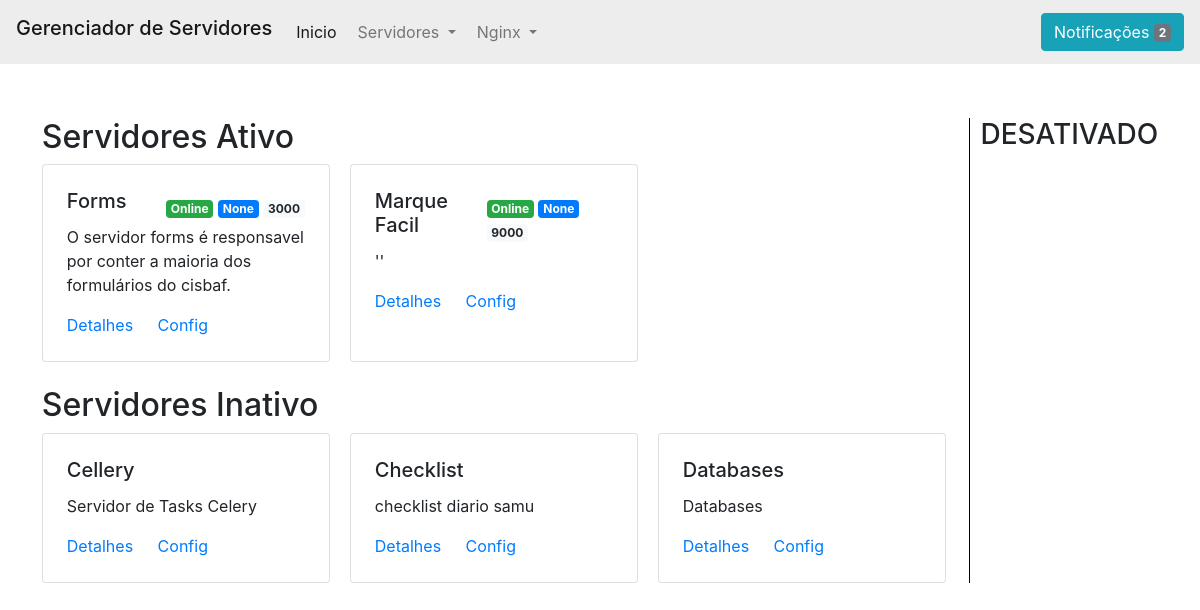
The app's page /, older data.
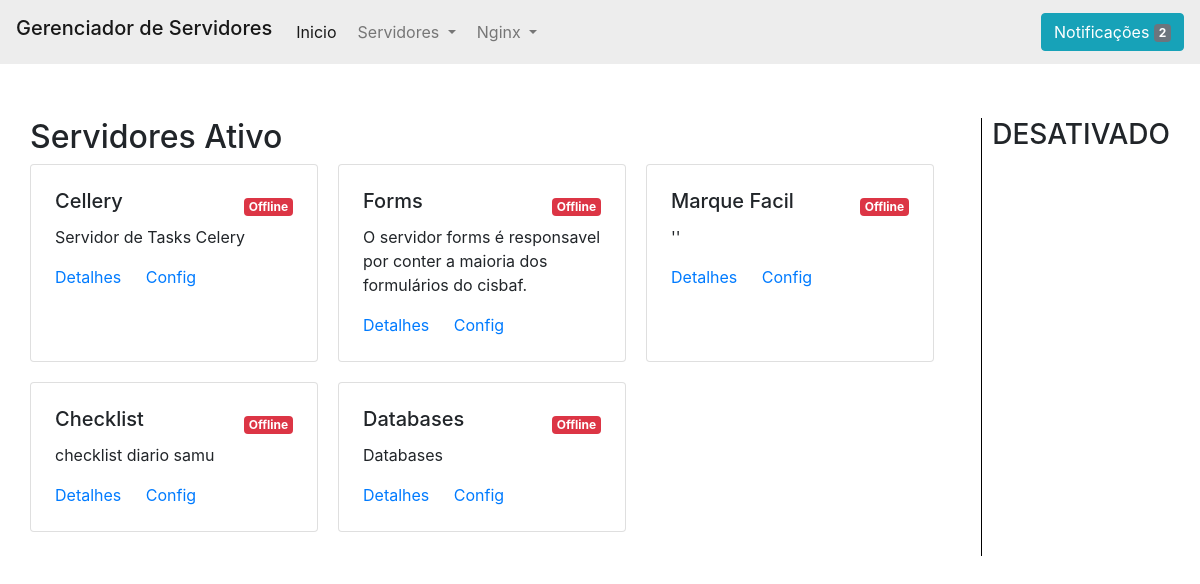
The same page, newer data.
### program/models.py (models this page shows, shortened)
class Program(models.Model):
    name = models.CharField(max_length=200)
    folder = models.CharField(max_length=200, null=True, blank=True)
    port = models.IntegerField()
    commands = models.CharField(max_length=500)
    desc = models.CharField(max_length=200, null=True, blank=True)
    sleep = models.IntegerField(default=1, null=True)
    server = models.BooleanField(default=True, null=True)
    status = models.BooleanField(default=False, null=True)
    active = models.BooleanField(default=False, null=True)
    env = models.BooleanField(default=False, null=True)
    process: Optional[subprocess.Popen] = None
    pid: int = None
    init: datetime.datetime = None
    list_programs = []

### program/views.py (the view)
# urls.py: path('', views.index, name='index'),
def index(request):
    programs = ListPrograms.get_all()
    programs_enable = [program for program in programs if program.active]
    programs_disabled = [program for program in programs if not program.active]
    context = {
        'programs_enable': programs_enable,
        'programs_disabled': programs_disabled,
    }
    return render(request, 'index.html', implement_context(context))

### controller/list.py (called while the page is built)
  @classmethod
  def get_all(cls):
    if not ListPrograms.programs or not ListPrograms.controller:
      raise Exception("Programas não defindo")
    return ListPrograms.programs

### program/views.py (called while the page is built)
def implement_context(context: dict):
    context['notifications'] = Notification.objects.filter(checked=False)
    return context

### program/templates/index.html (shortened to what this page needs)
{% extends 'base.html' %}
{% block bar_title %}Gerenciador de Servidores{% endblock %}
{% block header %}
  <li class="nav-item dropdown">
    <a class="nav-link dropdown-toggle" id="navbarDropdown" role="button" data-bs-toggle="dropdown" aria-expanded="false">
      Servidores
    </a>
  </li>
  <li class="nav-item dropdown">
    <a class="nav-link dropdown-toggle" id="navbarDropdown" role="button" data-bs-toggle="dropdown" aria-expanded="false">
      Nginx
    </a>
  </li>
{% endblock %}
{% block body %}
  <div class="containerX">
    <div>
      {% if programs_enable %}
        <h2>Servidores Ativo</h2>
        <div class="d-flex flex-row flex-wrap" style="gap:20px;">
          {% for program_h in programs_enable %}
          <div class="card p-4" style="width: 18rem;">
            <div class="d-flex justify-content-between align-items-center">
              <h5 class="card-title">{{ program_h.name }}</h5>
              {% if program_h.status %}
                <div>
                  <span class="badge badge-success" data-toggle="tooltip" data-placement="top" title="STATUS">Online</span>
                  <span class="badge badge-primary" data-toggle="tooltip" data-placement="top" title="PID"> {{ program_h.pid }}</span>
                  <span class="badge badge-light" data-toggle="tooltip" data-placement="top" title="PORT">{{ program_h.port }}</span>
                </div>
              {% else %}
                <span class="badge badge-danger">Offline</span>
              {% endif %}
            </div>
            <p class="card-text">{{ program_h.desc }}</p>
            <div>
              <a href="{% url 'detail'  program_h.pk %}" class="card-link">Detalhes</a>
              <a href="{% url 'admin:program_program_change'  program_h.pk %}" class="card-link" target="_blank">Config</a>
            </div>
          </div>
          {% endfor %}
        </div>
      {% endif %}
      <br>
      {% if programs_disabled %}
        <h2>Servidores Inativo</h2>
        <div class="d-flex flex-row flex-wrap" style="gap:20px;">
          {% for program_d in programs_disabled %}
          <div class="card p-4" style="width: 18rem;">
            <div class="d-flex justify-content-between align-items-center">
                <h5 class="card-title">{{ program_d.name }}</h5>
            </div>
            <p class="card-text">{{ program_d.desc }}</p>
            <div>
                <a href="{% url 'detail'  program_d.pk %}" class="card-link">Detalhes</a>
                <a href="{% url 'admin:program_program_change'  program_d.pk %}" class="card-link" target="_blank">Config</a>
            </div>
          </div>
          {% endfor %}
        </div>
      {% endif %}
    </div>
    <div class="containerRigth">
      <h3>DESATIVADO</h3>
    </div>
  </div>
{% endblock %}

Row changes from the older to the newer data that the page shows:
changed Program "Cellery": moves from the list under "Servidores Inativo" to the list under "Servidores Ativo"
changed Program "Forms": pid "None" → (not shown); port "3000" → (not shown); status "Online" → "Offline"
changed Program "Marque Facil": pid "None" → (not shown); port "9000" → (not shown); status "Online" → "Offline"
changed Program "Checklist": moves from the list under "Servidores Inativo" to the list under "Servidores Ativo"
changed Program "Databases": moves from the list under "Servidores Inativo" to the list under "Servidores Ativo"
Text that changed along with them:
text no longer shown: "Servidores Inativo"
